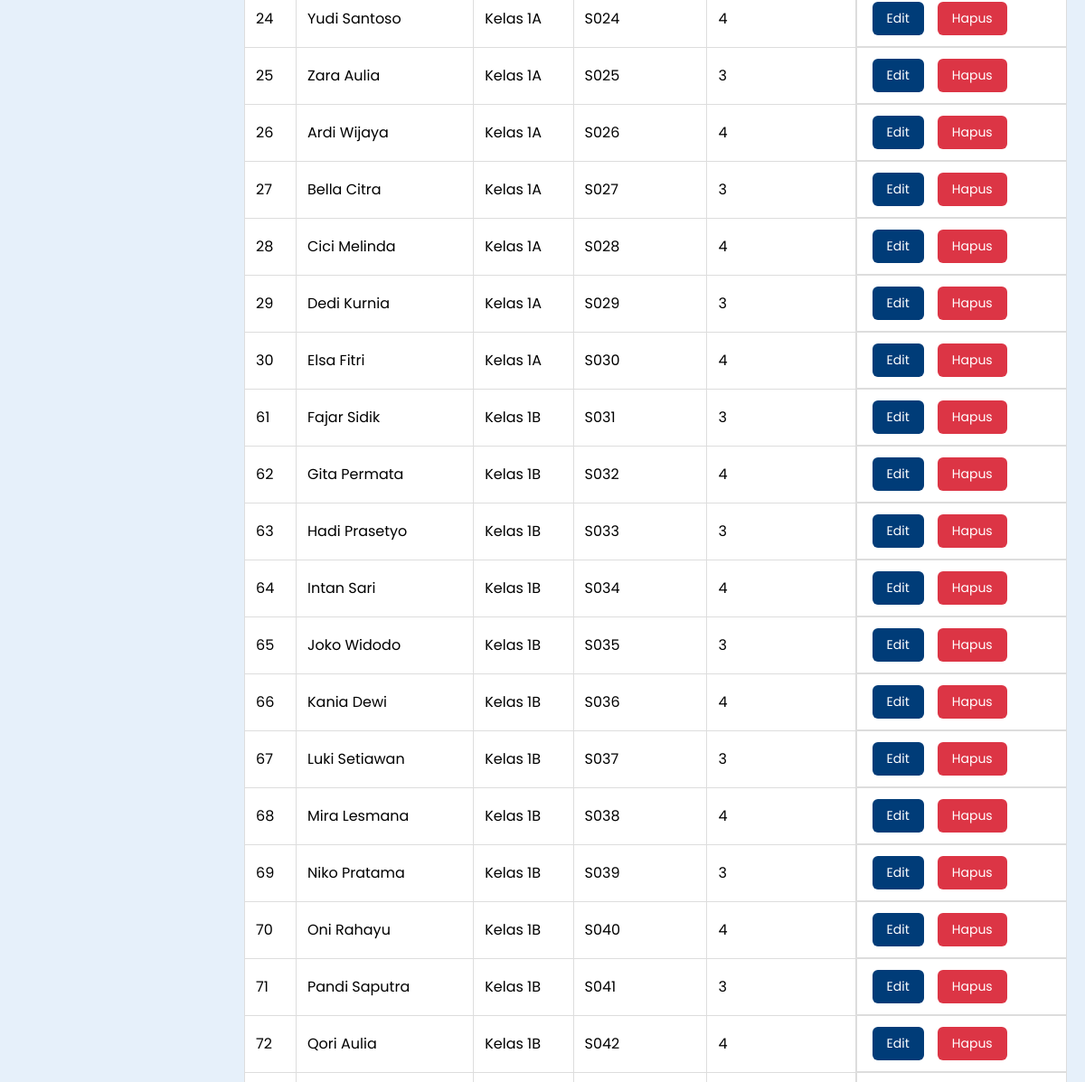
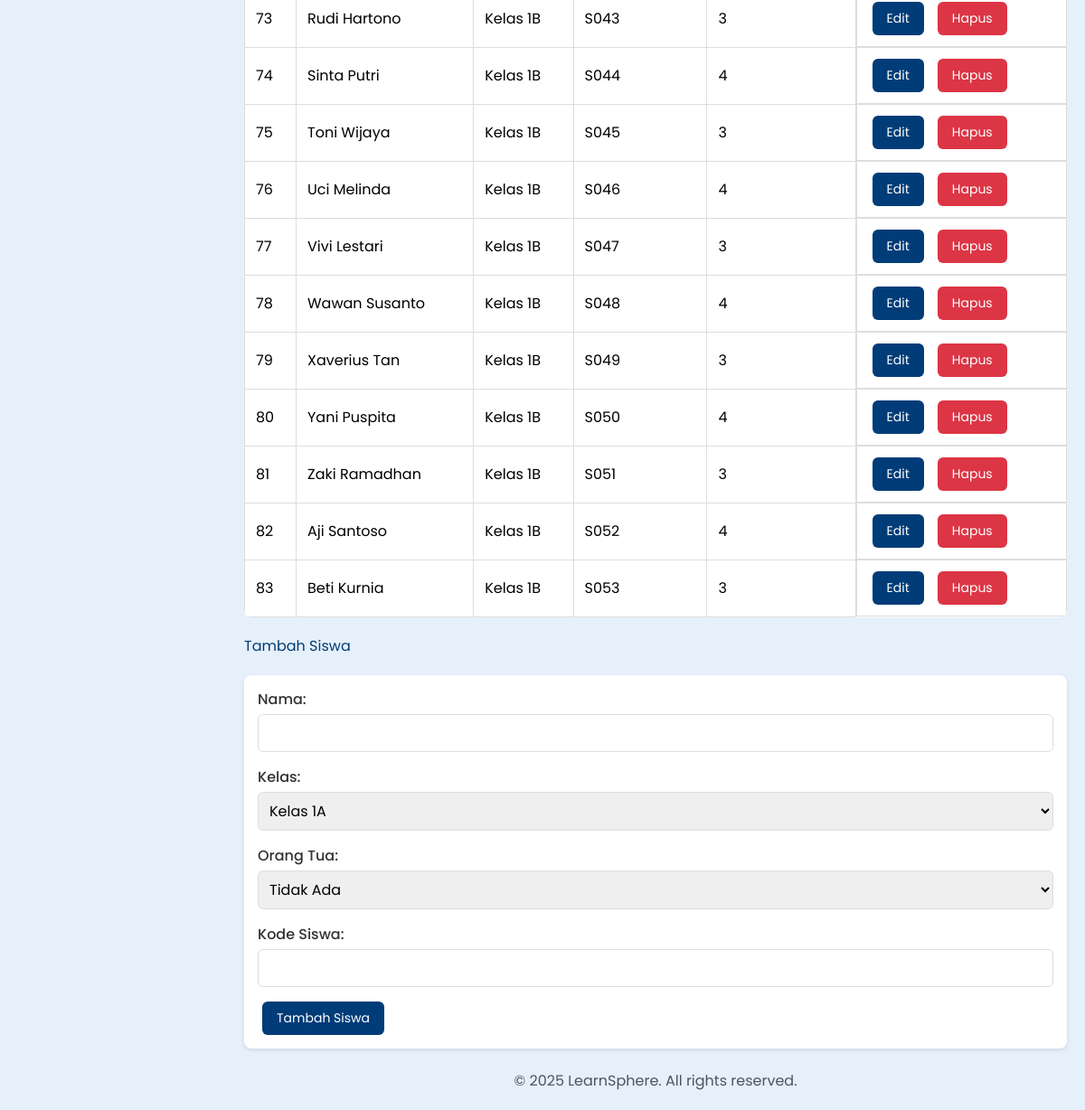
The page /dashboard/siswa (lower part) on the database as committed earlier (2 pictures, top to bottom).
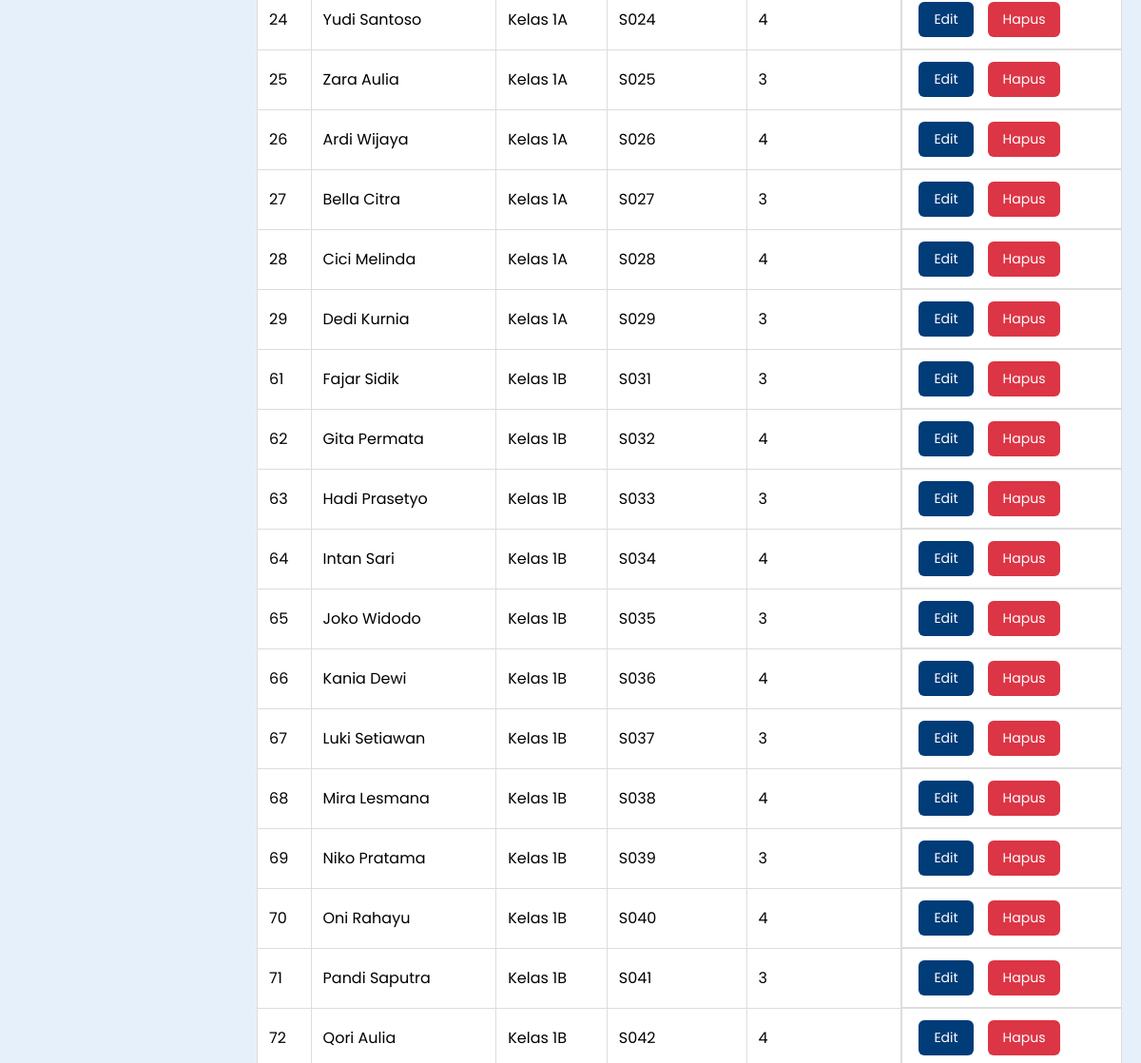
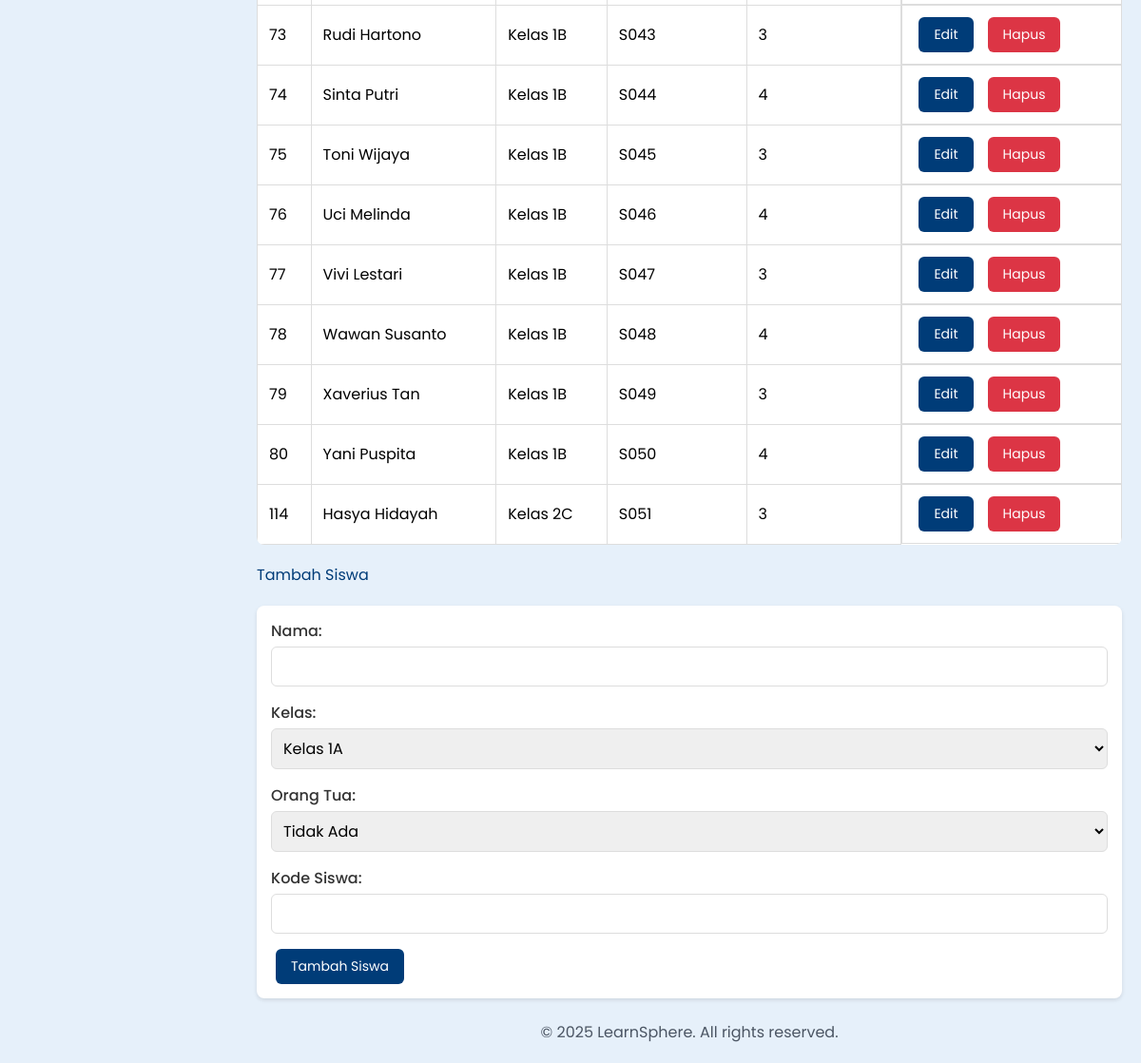
The same page on the database as committed later (2 pictures, top to bottom).
### tables this page shows
CREATE TABLE siswa (
            siswa_id INTEGER PRIMARY KEY AUTOINCREMENT,
            nama TEXT NOT NULL,
            kelas_id INTEGER NOT NULL,
            orang_tua_id INTEGER,
            kode_siswa TEXT UNIQUE,
            FOREIGN KEY (kelas_id) REFERENCES kelas(kelas_id) ON DELETE CASCADE,
            FOREIGN KEY (orang_tua_id) REFERENCES users(user_id) ON DELETE SET NULL
        );

CREATE TABLE kelas (
            kelas_id INTEGER PRIMARY KEY AUTOINCREMENT,
            nama_kelas TEXT NOT NULL,
            wali_kelas_id INTEGER NOT NULL,
            FOREIGN KEY (wali_kelas_id) REFERENCES users(user_id) ON DELETE CASCADE
        );

### app/routes/web.py (the view)
@router.get("/dashboard/siswa", response_class=HTMLResponse)
async def siswa_page(
    request: Request,
    kelas_id: int = None,
    db: sqlite3.Connection = Depends(get_db_connection),
    templates: Jinja2Templates = Depends(get_templates)
):
    logger.info(f"Accessed siswa page with kelas_id: {kelas_id}")
    try:
        cursor = db.cursor()
        cursor.execute("SELECT kelas_id, nama_kelas FROM kelas")
        kelas_list = cursor.fetchall()
        if kelas_id:
            cursor.execute("SELECT s.*, k.nama_kelas FROM siswa s JOIN kelas k ON s.kelas_id = k.kelas_id WHERE s.kelas_id = ?", (kelas_id,))
        else:
            cursor.execute("SELECT s.*, k.nama_kelas FROM siswa s JOIN kelas k ON s.kelas_id = k.kelas_id")
        siswa_list = cursor.fetchall()
        cursor.execute("SELECT user_id, nama FROM users WHERE role = 'orang_tua'")
        orang_tua_list = cursor.fetchall()
        return templates.TemplateResponse(
            "siswa.html",
            {
                "request": request,
                "siswa_list": siswa_list,
                "kelas_list": kelas_list,
                "orang_tua_list": orang_tua_list,
                "selected_kelas_id": kelas_id
            }
        )
    except Exception as e:
        logger.error(f"Error loading siswa page: {str(e)}")
        raise HTTPException(status_code=500, detail=f"Error loading siswa page: {str(e)}")

### templates/siswa.html (shortened to what this page needs)
<!DOCTYPE html>
<html lang="id">
<head>
    <link href="https://cdn.jsdelivr.net/npm/tailwindcss@2.2.19/dist/tailwind.min.css" rel="stylesheet">
</head>
<body>
    <div class="content">
        <main>
            <table>
                <tbody>
                    {% for siswa in siswa_list %}
                    <tr>
                        <td>{{ siswa.siswa_id }}</td>
                        <td>{{ siswa.nama }}</td>
                        <td>{{ siswa.nama_kelas }}</td>
                        <td>{{ siswa.kode_siswa }}</td>
                        <td>{{ siswa.orang_tua_id }}</td>
                        <td class="action-buttons">
                            <button onclick="showEditForm('{{ siswa.siswa_id }}', '{{ siswa.nama }}', '{{ siswa.kelas_id }}', '{{ siswa.orang_tua_id }}', '{{ siswa.kode_siswa }}')" class="btn">Edit</button>
                            <form action="/dashboard/siswa/delete/{{ siswa.siswa_id }}" method="post">
                                <button type="submit" class="btn btn-delete">Hapus</button>
                            </form>
                        </td>
                    </tr>
                    {% endfor %}
                </tbody>
            </table>
            <h3>Tambah Siswa</h3>
            <form action="/dashboard/siswa/add" method="post">
                <div class="grid grid-cols-1 gap-4">
                    <div>
                        <label for="nama">Nama:</label>
                        <input type="text" id="nama" name="nama" required>
                    </div>
                    <div>
                        <label for="kelas_id">Kelas:</label>
                        <select id="kelas_id" name="kelas_id" required>
                            {% for kelas in kelas_list %}
                            <option value="{{ kelas.kelas_id }}">{{ kelas.nama_kelas }}</option>
                            {% endfor %}
                        </select>
                    </div>
                    <div>
                        <label for="orang_tua_id">Orang Tua:</label>
                        <select id="orang_tua_id" name="orang_tua_id">
                            <option value="">Tidak Ada</option>
                        </select>
                    </div>
                    <div>
                        <label for="kode_siswa">Kode Siswa:</label>
                        <input type="text" id="kode_siswa" name="kode_siswa">
                    </div>
                    <div>
                        <input type="submit" value="Tambah Siswa" class="btn">
                    </div>
                </div>
            </form>
        </main>
        <footer class="text-center mt-6 text-gray-600">
            <p>© 2025 LearnSphere. All rights reserved.</p>
        </footer>
    </div>
</body>
</html>

Rows that differ between the two databases and show on the page:
removed siswa: siswa_id "30", nama "Elsa Fitri", nama_kelas "Kelas 1A", kode_siswa "S030", orang_tua_id "4"
removed siswa: siswa_id "81", nama "Zaki Ramadhan", nama_kelas "Kelas 1B", kode_siswa "S051", orang_tua_id "3"
removed siswa: siswa_id "82", nama "Aji Santoso", nama_kelas "Kelas 1B", kode_siswa "S052", orang_tua_id "4"
removed siswa: siswa_id "83", nama "Beti Kurnia", nama_kelas "Kelas 1B", kode_siswa "S053", orang_tua_id "3"
added siswa: siswa_id "114", nama "Hasya Hidayah", nama_kelas "Kelas 2C", kode_siswa "S051", orang_tua_id "3"
